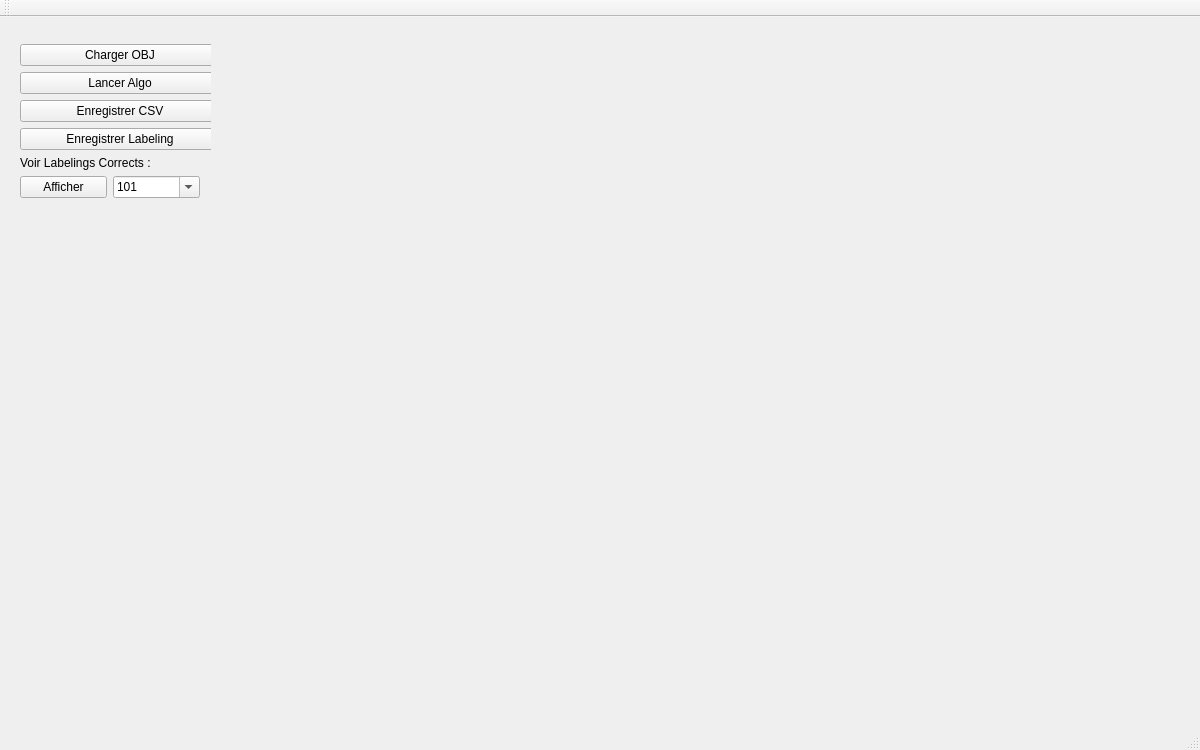
<?xml version="1.0" encoding="UTF-8"?>
<ui version="4.0">
 <class>MainWindow</class>
 <widget class="QMainWindow" name="MainWindow">
  <property name="geometry">
   <rect>
    <x>0</x>
    <y>0</y>
    <width>1200</width>
    <height>750</height>
   </rect>
  </property>
  <property name="minimumSize">
   <size>
    <width>1200</width>
    <height>750</height>
   </size>
  </property>
  <property name="windowTitle">
   <string>MainWindow</string>
  </property>
  <widget class="QWidget" name="centralWidget">
   <widget class="QWidget" name="widget_2" native="true">
    <property name="geometry">
     <rect>
      <x>9</x>
      <y>9</y>
      <width>206</width>
      <height>668</height>
     </rect>
    </property>
    <property name="sizePolicy">
     <sizepolicy hsizetype="Maximum" vsizetype="Preferred">
      <horstretch>150</horstretch>
      <verstretch>0</verstretch>
     </sizepolicy>
    </property>
    <property name="minimumSize">
     <size>
      <width>150</width>
      <height>0</height>
     </size>
    </property>
    <widget class="QWidget" name="">
     <property name="geometry">
      <rect>
       <x>0</x>
       <y>7</y>
       <width>202</width>
       <height>620</height>
      </rect>
     </property>
     <layout class="QVBoxLayout" name="verticalLayout">
      <item>
       <widget class="QPushButton" name="pushButton_chargement">
        <property name="minimumSize">
         <size>
          <width>200</width>
          <height>0</height>
         </size>
        </property>
        <property name="text">
         <string>Charger OBJ</string>
        </property>
       </widget>
      </item>
      <item>
       <widget class="QPushButton" name="pushButton_launch">
        <property name="minimumSize">
         <size>
          <width>200</width>
          <height>0</height>
         </size>
        </property>
        <property name="text">
         <string>Lancer Algo</string>
        </property>
       </widget>
      </item>
      <item>
       <widget class="QPushButton" name="pushButton_enregistrerCSV">
        <property name="minimumSize">
         <size>
          <width>200</width>
          <height>0</height>
         </size>
        </property>
        <property name="text">
         <string>Enregistrer CSV</string>
        </property>
       </widget>
      </item>
      <item>
       <widget class="QPushButton" name="pushButton_enregistrerLABEL">
        <property name="minimumSize">
         <size>
          <width>200</width>
          <height>0</height>
         </size>
        </property>
        <property name="text">
         <string>Enregistrer Labeling</string>
        </property>
       </widget>
      </item>
      <item>
       <widget class="QLabel" name="label">
        <property name="text">
         <string>Voir Labelings Corrects :</string>
        </property>
       </widget>
      </item>
      <item>
       <layout class="QHBoxLayout" name="horizontalLayout">
        <item>
         <widget class="QPushButton" name="pushButton_afficherSelection">
          <property name="text">
           <string>Afficher</string>
          </property>
         </widget>
        </item>
        <item>
         <widget class="QComboBox" name="comboBox">
          <property name="editable">
           <bool>true</bool>
          </property>
          <property name="currentText">
           <string>101</string>
          </property>
          <property name="currentIndex">
           <number>0</number>
          </property>
          <item>
           <property name="text">
            <string>101</string>
           </property>
          </item>
          <item>
           <property name="text">
            <string>102</string>
           </property>
          </item>
          <item>
           <property name="text">
            <string>103</string>
           </property>
          </item>
          <item>
           <property name="text">
            <string>109</string>
           </property>
          </item>
          <item>
           <property name="text">
            <string>110</string>
           </property>
          </item>
          <item>
           <property name="text">
            <string>111</string>
           </property>
          </item>
          <item>
           <property name="text">
            <string>112</string>
           </property>
          </item>
          <item>
           <property name="text">
            <string>113</string>
           </property>
          </item>
          <item>
           <property name="text">
            <string>114</string>
           </property>
          </item>
          <item>
           <property name="text">
            <string>115</string>
           </property>
          </item>
          <item>
           <property name="text">
            <string>116</string>
           </property>
          </item>
          <item>
           <property name="text">
            <string>117</string>
           </property>
          </item>
          <item>
           <property name="text">
            <string>118</string>
           </property>
          </item>
          <item>
           <property name="text">
            <string>119</string>
           </property>
          </item>
          <item>
           <property name="text">
            <string>120</string>
           </property>
          </item>
          <item>
           <property name="text">
            <string>1120</string>
           </property>
          </item>
          <item>
           <property name="text">
            <string>1501</string>
           </property>
          </item>
          <item>
           <property name="text">
            <string>1503</string>
           </property>
          </item>
          <item>
           <property name="text">
            <string>1504</string>
           </property>
          </item>
         </widget>
        </item>
       </layout>
      </item>
      <item>
       <spacer name="verticalSpacer">
        <property name="orientation">
         <enum>Qt::Vertical</enum>
        </property>
        <property name="sizeHint" stdset="0">
         <size>
          <width>17</width>
          <height>438</height>
         </size>
        </property>
       </spacer>
      </item>
     </layout>
    </widget>
   </widget>
   <widget class="MeshViewerWidget" name="displayWidget" native="true">
    <property name="geometry">
     <rect>
      <x>221</x>
      <y>9</y>
      <width>970</width>
      <height>671</height>
     </rect>
    </property>
   </widget>
  </widget>
  <widget class="QMenuBar" name="menuBar">
   <property name="geometry">
    <rect>
     <x>0</x>
     <y>0</y>
     <width>1200</width>
     <height>22</height>
    </rect>
   </property>
  </widget>
  <widget class="QToolBar" name="mainToolBar">
   <attribute name="toolBarArea">
    <enum>TopToolBarArea</enum>
   </attribute>
   <attribute name="toolBarBreak">
    <bool>false</bool>
   </attribute>
  </widget>
  <widget class="QStatusBar" name="statusBar"/>
 </widget>
 <layoutdefault spacing="6" margin="11"/>
 <customwidgets>
  <customwidget>
   <class>MeshViewerWidget</class>
   <extends>QWidget</extends>
   <header location="global">meshviewerwidget.h</header>
   <container>1</container>
  </customwidget>
 </customwidgets>
 <resources/>
 <connections/>
</ui>
